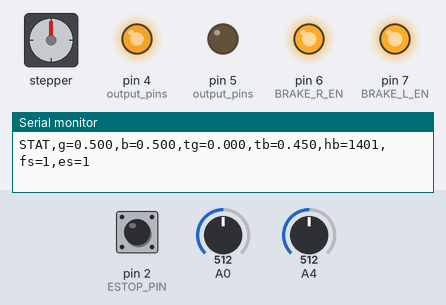
This sketch was run on a simulated Arduino Mega 2560, built with avr-gcc and run on an emulated ATmega2560. Parts: stepper motor, output pins drawn as LEDs (lit = HIGH), the last lines printed to the serial monitor. Wiring (inferred from the names in the program): stepper motor (2048 steps per turn assumed): coils pin 10, pin 11, pin 12, pin 13. The test bench sets the inputs (shaded band); at power-on: A0 = 512, pin 2 (ESTOP_PIN) HIGH, A4 = 512. Pins used as bus, display or sensor lines are not drawn.

Above: at 1.2 s.
1.3 s: A0 set to 491
2.8 s: A0 set to 461
At 4.0 s:
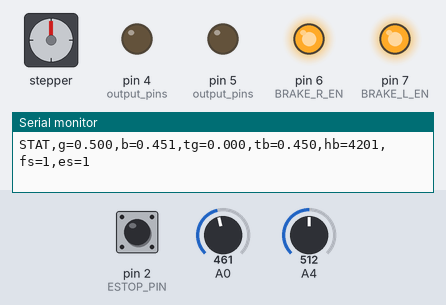
4.3 s: A0 set to 436
At 5.3 s:
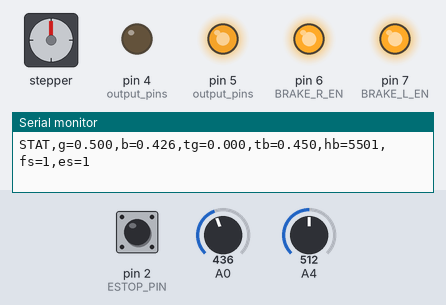
Timing chart, 0 to 7.3 s (numbered marks = the images above; inputs shaded):
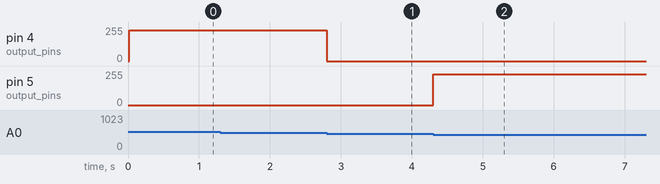

Measured:
- the behaviour switches between 476 and 475 on A0 (found by bisection; images 0 and 1)
- the behaviour switches between 446 and 445 on A0 (found by bisection; images 1 and 2)
- after the input at 2.8 s, pin 4 (output_pins): 230/255 → 0/255 at once
- after the input at 4.3 s, pin 5 (output_pins): 0/255 → 230/255 at once

The sketch:

pedal_control.ino
```cpp
/*
 * Cart FSD — Pedal Control Firmware (gas + brake, Arduino Mega 2560)
 *
 * Closed-loop-ish (bang-bang with deadband) position control of both the
 * gas and brake linear actuators, plus a host-heartbeat watchdog that
 * forces both pedals to fully released if the USB link to the Jetson /
 * laptop drops.
 *
 * WHY THIS EXISTS
 *   The Mega is powered from the cart's 5 V buck (off the 48 V pack), not
 *   from USB. If the USB cable to the host is unplugged — or the host
 *   crashes / hangs — the Mega keeps running and can keep driving the
 *   actuators at whatever target it last received. This sketch prevents
 *   that: any gap >= HEARTBEAT_TIMEOUT_MS in host traffic trips FAILSAFE,
 *   which drives both actuators to their MIN pot position (fully released)
 *   and holds them there until valid commands resume.
 *
 * Wiring (see docs/linear_actuators.md for the full map):
 *   Gas   BTS7960:  R_EN=12, R_PWM=10, L_EN=13, L_PWM=11, pot=A4
 *   Brake BTS7960:  R_EN= 6, R_PWM= 4, L_EN= 7, L_PWM= 5, pot=A0
 *   L_PWM drives the pedal DOWN (engage). R_PWM retracts (release).
 *
 * Host → Mega protocol (USB serial, 115200 8N1, newline-terminated):
 *   G <value>    set gas target,   value in [0.0 .. GAS_POT_MAX]
 *   B <value>    set brake target, value in [0.0 .. BRAKE_POT_MAX]
 *   S            stop: both targets = MIN (same effect as FAILSAFE)
 *   H            heartbeat-only ping — no target change
 *   Any byte received also counts as an implicit heartbeat.
 *
 * Mega → Host telemetry:
 *   INFO,<text>                        boot / arming messages
 *   STAT,g=<pot>,b=<pot>,tg=<tgt>,tb=<tgt>,hb=<age_ms>,fs=<0|1>
 *                                      sent every STATUS_INTERVAL_MS
 *   ERR,<text>                         parse errors, limit hits, etc.
 */

// ``sketches/common`` is added to the include path by hardware/arduino-sketches/upload.py
// (and should be by any other build system that uses this sketch).
#include "cart_limits.h"

// ---- Pin map (see docs/linear_actuators.md) -----------------------------
const int GAS_R_EN   = 12;
const int GAS_R_PWM  = 10;
const int GAS_L_EN   = 13;
const int GAS_L_PWM  = 11;
const int GAS_POT    = A4;

const int BRAKE_R_EN  = 6;
const int BRAKE_R_PWM = 4;
const int BRAKE_L_EN  = 7;
const int BRAKE_L_PWM = 5;
const int BRAKE_POT   = A0;

// Software E-stop (see docs/estop.md). NC button, INPUT_PULLUP. With NC
// contacts: LOW = normal, HIGH = pressed OR wire broken (fail-safe).
const int ESTOP_PIN = 2;
const unsigned long ESTOP_DEBOUNCE_MS = 50UL;

// ---- Control tuning -----------------------------------------------------
// PWM duty per pedal while moving (0..255). Pulled from cart_limits.h so
// limits.py stays the single source of truth.

// Deadband around the target (same units as the pot: 0..1 normalized).
// If |pot - target| < DEADBAND the actuator is stopped, so we don't
// chatter forward/backward across the target.
const float DEADBAND = 0.015f;

// ---- Heartbeat watchdog -------------------------------------------------
// If no byte has been received from the host for this long, drop into
// FAILSAFE and retract both pedals to their MIN pot position. 300 ms is
// ~15x the 50 Hz host control period — tolerant of a stutter, tight
// enough that a human can't react faster than the cart will stop.
const unsigned long HEARTBEAT_TIMEOUT_MS = 300UL;

// Status line cadence. Rate-limited so we don't flood the USB pipe.
const unsigned long STATUS_INTERVAL_MS = 100UL;

// ---- Runtime state ------------------------------------------------------
enum MotorDir { DIR_STOP = 0, DIR_FORWARD = 1, DIR_BACKWARD = -1 };

struct Pedal {
  const char *name;
  // Pin config
  int r_en, r_pwm, l_en, l_pwm, pot_pin;
  float pot_min, pot_max;
  uint8_t pwm_speed;
  // State
  float target;       // where we want to be (normalized pot units)
  float pot;          // most-recent pot reading
  MotorDir dir;
};

Pedal gas   = { "gas",   GAS_R_EN,   GAS_R_PWM,   GAS_L_EN,   GAS_L_PWM,   GAS_POT,
                GAS_POT_MIN,   GAS_POT_MAX,   GAS_ACTUATOR_PWM,
                GAS_POT_MIN,   0.0f, DIR_STOP };
Pedal brake = { "brake", BRAKE_R_EN, BRAKE_R_PWM, BRAKE_L_EN, BRAKE_L_PWM, BRAKE_POT,
                BRAKE_POT_MIN, BRAKE_POT_MAX, BRAKE_ACTUATOR_PWM,
                BRAKE_POT_MIN, 0.0f, DIR_STOP };

unsigned long last_host_byte_ms = 0;
unsigned long last_status_ms    = 0;
bool failsafe = true;   // start in failsafe; require a command to arm

// ---- E-stop state -------------------------------------------------------
// ``estop_active`` is the debounced logical state that drives pedal
// override (force brake full on, gas fully released). The ISR just sets
// a flag; the main loop does the heavy lifting so we never spend any
// serious time in interrupt context.
volatile bool estop_isr_event = false;
volatile unsigned long estop_last_isr_ms = 0;
bool estop_active = false;              // current debounced state
bool estop_last_pin_state = false;      // last raw read (LOW=normal, HIGH=estop)

void estopISR() {
  unsigned long now = millis();
  if (now - estop_last_isr_ms > ESTOP_DEBOUNCE_MS) {
    estop_isr_event = true;
    estop_last_isr_ms = now;
  }
}

// Line-buffered command parser.
char line_buf[32];
size_t line_len = 0;

// ---- Motor helpers ------------------------------------------------------
void driveStop(Pedal &p) {
  analogWrite(p.r_pwm, 0);
  analogWrite(p.l_pwm, 0);
  p.dir = DIR_STOP;
}

void driveForward(Pedal &p) {   // press pedal (engage)
  analogWrite(p.r_pwm, 0);
  analogWrite(p.l_pwm, p.pwm_speed);
  p.dir = DIR_FORWARD;
}

void driveBackward(Pedal &p) {  // release pedal (retract)
  analogWrite(p.l_pwm, 0);
  analogWrite(p.r_pwm, p.pwm_speed);
  p.dir = DIR_BACKWARD;
}

// Read pot, update p.pot, and return the 0..1 normalized value.
float readPot(Pedal &p) {
  int raw = analogRead(p.pot_pin);
  p.pot = (raw * (5.0f / 1023.0f)) / 5.0f;
  return p.pot;
}

// Core bang-bang step: move toward p.target, but never past p.pot_min /
// p.pot_max regardless of what the target says.
void stepPedal(Pedal &p) {
  float pot = readPot(p);
  // Clamp target to the mechanical envelope as a final safety net in case
  // the parser ever hands us a bogus value.
  float tgt = p.target;
  if (tgt < p.pot_min) tgt = p.pot_min;
  if (tgt > p.pot_max) tgt = p.pot_max;

  float err = tgt - pot;

  // Hard-stop at mechanical limits (belt-and-suspenders with the deadband).
  if (p.dir == DIR_FORWARD  && pot >= p.pot_max) { driveStop(p); return; }
  if (p.dir == DIR_BACKWARD && pot <= p.pot_min) { driveStop(p); return; }

  if (err > DEADBAND && pot < p.pot_max) {
    driveForward(p);
  } else if (err < -DEADBAND && pot > p.pot_min) {
    driveBackward(p);
  } else {
    driveStop(p);
  }
}

// ---- Command parsing ----------------------------------------------------
// Accepts:  G <float>  |  B <float>  |  S  |  H  |  D
void handleCommand(char *cmd) {
  switch (cmd[0]) {
    case 'G': {
      float v = atof(cmd + 1);
      if (v < 0.0f) v = 0.0f;
      if (v > GAS_POT_MAX + 1e-4f) { Serial.print(F("ERR,gas over cap: ")); Serial.println(v, 3); }
      if (v > GAS_POT_MAX) v = GAS_POT_MAX;
      gas.target = v;
      break;
    }
    case 'B': {
      float v = atof(cmd + 1);
      if (v < 0.0f) v = 0.0f;
      if (v > BRAKE_POT_MAX + 1e-4f) { Serial.print(F("ERR,brake over cap: ")); Serial.println(v, 3); }
      if (v > BRAKE_POT_MAX) v = BRAKE_POT_MAX;
      brake.target = v;
      break;
    }
    case 'S':
      gas.target   = gas.pot_min;
      brake.target = brake.pot_min;
      break;
    case 'H':
      // heartbeat only — timestamp already updated on the byte-read path
      break;
    case 'D':
      // Graceful disarm: host is shutting down on purpose. Release both
      // pedals AND set failsafe=true so the heartbeat watchdog does NOT
      // re-engage the brake once the host goes quiet. Returns early to
      // skip the post-switch failsafe-clear; otherwise we'd just go
      // straight back into the "host is alive" state and the watchdog
      // would slam the brake 300 ms later. Distinct from `S` (which
      // releases pedals but keeps the cart armed for more commands).
      gas.target   = gas.pot_min;
      brake.target = brake.pot_min;
      failsafe     = true;
      Serial.println(F("INFO,disarmed by host (graceful shutdown — pedals released, watchdog parked)"));
      return;
    default:
      Serial.print(F("ERR,unknown cmd: "));
      Serial.println(cmd);
      return;
  }

  // Any valid command clears FAILSAFE. The watchdog will re-trip it the
  // moment the host goes quiet again.
  if (failsafe) {
    failsafe = false;
    Serial.println(F("INFO,armed: heartbeat received, leaving failsafe"));
  }
}

void pumpSerial() {
  while (Serial.available()) {
    char c = (char)Serial.read();
    last_host_byte_ms = millis();

    if (c == '\n' || c == '\r') {
      if (line_len > 0) {
        line_buf[line_len] = '\0';
        handleCommand(line_buf);
        line_len = 0;
      }
    } else if (line_len < sizeof(line_buf) - 1) {
      line_buf[line_len++] = c;
    } else {
      // Overflowed a single line — drop it and complain. Normal commands
      // are way shorter than the buffer, so this is almost always noise.
      line_len = 0;
      Serial.println(F("ERR,line overflow — buffer reset"));
    }
  }
}

void checkHeartbeat() {
  unsigned long age = millis() - last_host_byte_ms;
  if (!failsafe && age > HEARTBEAT_TIMEOUT_MS) {
    failsafe = true;
    // Real failsafe: host disappeared → slam the brake, drop the gas.
    // Releasing both (the old behavior) made the cart coast, which is
    // the wrong answer when the operator's controller just dropped.
    gas.target   = gas.pot_min;
    brake.target = brake.pot_max;
    Serial.print(F("ERR,heartbeat timeout after "));
    Serial.print(age);
    Serial.println(F(" ms — FAILSAFE engaged (brake=MAX, gas=0)"));
  }
}

// Poll the e-stop pin, debounce, and on a state change:
//   - emit EVT,ESTOP,1|0 for the host to act on (idle ODrive, stop loop)
//   - while pressed, force brake to MAX and gas to MIN so the cart brakes
//     even if the host is missing in action. The override is applied here,
//     AFTER pumpSerial() handled any inbound G/B, so it always wins.
void checkEstop() {
  // Polled read drives edge detection for both press and release; the
  // ISR only flags a press so we don't miss it when loop() is slow.
  bool raw = digitalRead(ESTOP_PIN) == HIGH;
  if (raw != estop_last_pin_state) {
    // Debounce via the same window the ISR uses.
    unsigned long now = millis();
    if (now - estop_last_isr_ms > ESTOP_DEBOUNCE_MS) {
      estop_last_pin_state = raw;
      if (raw != estop_active) {
        estop_active = raw;
        Serial.print(F("EVT,ESTOP,")); Serial.println(estop_active ? 1 : 0);
        if (estop_active) {
          Serial.println(F("INFO,ESTOP engaged — full brake, gas released"));
        } else {
          Serial.println(F("INFO,ESTOP released — accepting commands again"));
        }
      }
      estop_last_isr_ms = now;
    }
  }
  // Consume any ISR-flagged press the poll missed (blocked loop iteration).
  if (estop_isr_event) {
    noInterrupts(); estop_isr_event = false; interrupts();
    if (!estop_active) {
      estop_active = true;
      estop_last_pin_state = true;
      Serial.println(F("EVT,ESTOP,1"));
      Serial.println(F("INFO,ESTOP engaged (via ISR) — full brake, gas released"));
    }
  }

  // Whenever the e-stop is active, slam targets regardless of what the
  // host last asked for. Re-applied every loop so even a rogue G/B
  // command can't escape the override for a single cycle.
  if (estop_active) {
    gas.target   = gas.pot_min;
    brake.target = brake.pot_max;
  }
}

void emitStatus() {
  unsigned long now = millis();
  if (now - last_status_ms < STATUS_INTERVAL_MS) return;
  last_status_ms = now;

  unsigned long age = now - last_host_byte_ms;
  Serial.print(F("STAT,g="));   Serial.print(gas.pot, 3);
  Serial.print(F(",b="));       Serial.print(brake.pot, 3);
  Serial.print(F(",tg="));      Serial.print(gas.target, 3);
  Serial.print(F(",tb="));      Serial.print(brake.target, 3);
  Serial.print(F(",hb="));      Serial.print(age);
  Serial.print(F(",fs="));      Serial.print(failsafe ? 1 : 0);
  Serial.print(F(",es="));      Serial.println(estop_active ? 1 : 0);
}

// ---- Setup / loop -------------------------------------------------------
void setup() {
  Serial.begin(115200);

  // The AVR toolchain's libstdc++ doesn't ship <initializer_list>, so we
  // can't range-for over a brace list here — use a plain const array.
  static const int output_pins[] = {
      GAS_R_EN, GAS_R_PWM, GAS_L_EN, GAS_L_PWM,
      BRAKE_R_EN, BRAKE_R_PWM, BRAKE_L_EN, BRAKE_L_PWM,
  };
  for (size_t i = 0; i < sizeof(output_pins) / sizeof(output_pins[0]); ++i) {
    pinMode(output_pins[i], OUTPUT);
  }
  // BTS7960 enables are tied high so the bridges respect PWM.
  digitalWrite(GAS_R_EN, HIGH);
  digitalWrite(GAS_L_EN, HIGH);
  digitalWrite(BRAKE_R_EN, HIGH);
  digitalWrite(BRAKE_L_EN, HIGH);

  driveStop(gas);
  driveStop(brake);

  // E-stop input + interrupt. NC contacts + INPUT_PULLUP: LOW = normal,
  // HIGH = pressed or wire broken. RISING catches the press; the polled
  // check in checkEstop() catches both edges for observability.
  pinMode(ESTOP_PIN, INPUT_PULLUP);
  bool initial_estop = digitalRead(ESTOP_PIN) == HIGH;
  estop_active = initial_estop;
  estop_last_pin_state = initial_estop;
  attachInterrupt(digitalPinToInterrupt(ESTOP_PIN), estopISR, RISING);

  // Prime the heartbeat to "already stale" so we come up in FAILSAFE and
  // only leave it once the host proves it's alive.
  last_host_byte_ms = millis() - HEARTBEAT_TIMEOUT_MS - 1;

  Serial.println(F("INFO,Cart FSD pedal_control starting"));
  Serial.println(F("INFO,protocol: G<f>\\n | B<f>\\n | S\\n | H\\n  (any byte = heartbeat)"));
  Serial.print  (F("INFO,heartbeat timeout = ")); Serial.print(HEARTBEAT_TIMEOUT_MS);
  Serial.println(F(" ms"));
  Serial.print  (F("INFO,e-stop pin = ")); Serial.print(ESTOP_PIN);
  Serial.print  (F(" (initial state: ")); Serial.print(initial_estop ? F("PRESSED") : F("normal"));
  Serial.println(F(")"));
  if (initial_estop) {
    Serial.println(F("EVT,ESTOP,1"));
  }
  Serial.println(F("INFO,booting in FAILSAFE — send any command to arm"));
}

void loop() {
  pumpSerial();
  checkHeartbeat();
  checkEstop();   // must run AFTER pumpSerial so e-stop overrides commands

  stepPedal(gas);
  stepPedal(brake);

  emitStatus();
}
```
